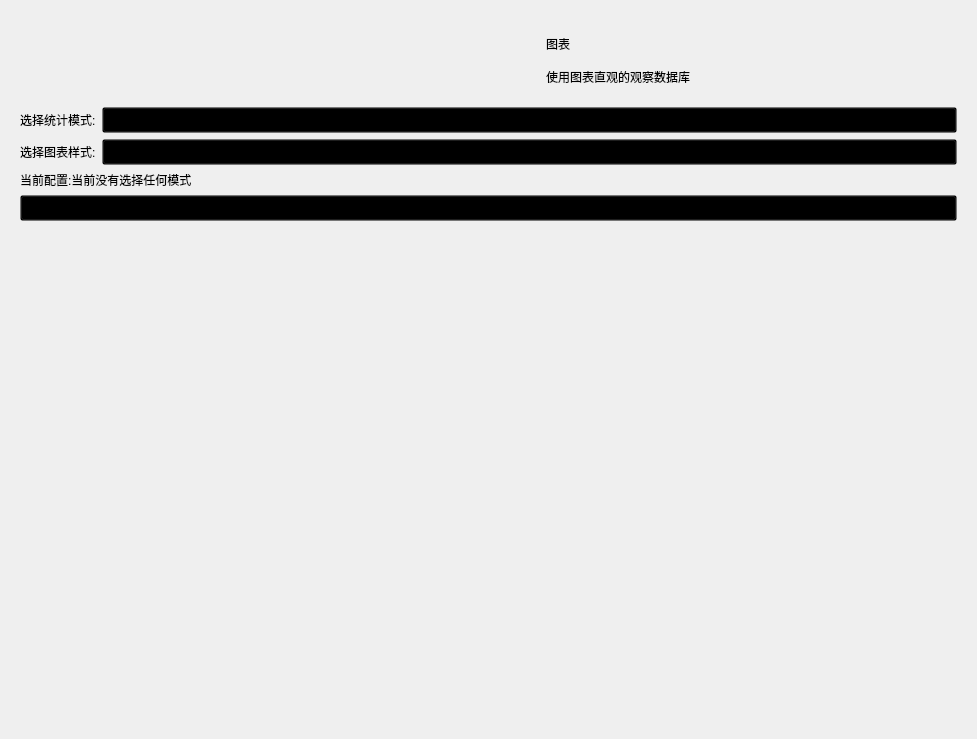
<?xml version="1.0" encoding="UTF-8"?>
<ui version="4.0">
 <class>Form</class>
 <widget class="QWidget" name="Form">
  <property name="geometry">
   <rect>
    <x>0</x>
    <y>0</y>
    <width>977</width>
    <height>739</height>
   </rect>
  </property>
  <property name="windowTitle">
   <string>Form</string>
  </property>
  <layout class="QVBoxLayout" name="verticalLayout">
   <item>
    <widget class="SmoothScrollArea" name="SmoothScrollArea">
     <property name="sizePolicy">
      <sizepolicy hsizetype="Expanding" vsizetype="Expanding">
       <horstretch>0</horstretch>
       <verstretch>0</verstretch>
      </sizepolicy>
     </property>
     <property name="minimumSize">
      <size>
       <width>400</width>
       <height>450</height>
      </size>
     </property>
     <property name="styleSheet">
      <string notr="true">background-color: rgba(0, 0, 0, 0);</string>
     </property>
     <property name="frameShape">
      <enum>QFrame::NoFrame</enum>
     </property>
     <property name="frameShadow">
      <enum>QFrame::Plain</enum>
     </property>
     <property name="widgetResizable">
      <bool>true</bool>
     </property>
     <widget class="QWidget" name="scrollAreaWidgetContents">
      <property name="geometry">
       <rect>
        <x>0</x>
        <y>0</y>
        <width>959</width>
        <height>721</height>
       </rect>
      </property>
      <property name="styleSheet">
       <string notr="true">background-color: rgba(0, 0, 0, 0);</string>
      </property>
      <layout class="QVBoxLayout" name="verticalLayout_2">
       <item>
        <widget class="SimpleCardWidget" name="SimpleCardWidget">
         <property name="styleSheet">
          <string notr="true">background-color: rgba(0, 0, 0, 0);</string>
         </property>
         <layout class="QHBoxLayout" name="horizontalLayout_3">
          <property name="spacing">
           <number>15</number>
          </property>
          <property name="leftMargin">
           <number>15</number>
          </property>
          <property name="topMargin">
           <number>15</number>
          </property>
          <property name="rightMargin">
           <number>15</number>
          </property>
          <property name="bottomMargin">
           <number>15</number>
          </property>
          <item>
           <widget class="IconWidget" name="IconWidget">
            <property name="sizePolicy">
             <sizepolicy hsizetype="Maximum" vsizetype="Maximum">
              <horstretch>0</horstretch>
              <verstretch>0</verstretch>
             </sizepolicy>
            </property>
            <property name="minimumSize">
             <size>
              <width>36</width>
              <height>36</height>
             </size>
            </property>
            <property name="maximumSize">
             <size>
              <width>84</width>
              <height>84</height>
             </size>
            </property>
            <property name="icon">
             <iconset resource="../resource.qrc">
              <normaloff>:/icons/images/icons/chart_bar.svg</normaloff>:/icons/images/icons/chart_bar.svg</iconset>
            </property>
           </widget>
          </item>
          <item>
           <widget class="VerticalSeparator" name="VerticalSeparator"/>
          </item>
          <item>
           <layout class="QVBoxLayout" name="verticalLayout_14">
            <item>
             <widget class="LargeTitleLabel" name="LargeTitleLabel">
              <property name="sizePolicy">
               <sizepolicy hsizetype="Preferred" vsizetype="Fixed">
                <horstretch>0</horstretch>
                <verstretch>0</verstretch>
               </sizepolicy>
              </property>
              <property name="text">
               <string>图表</string>
              </property>
             </widget>
            </item>
            <item>
             <widget class="BodyLabel" name="BodyLabel_7">
              <property name="sizePolicy">
               <sizepolicy hsizetype="Preferred" vsizetype="Fixed">
                <horstretch>0</horstretch>
                <verstretch>0</verstretch>
               </sizepolicy>
              </property>
              <property name="text">
               <string>使用图表直观的观察数据库</string>
              </property>
              <property name="lightColor" stdset="0">
               <color>
                <red>96</red>
                <green>96</green>
                <blue>96</blue>
               </color>
              </property>
             </widget>
            </item>
           </layout>
          </item>
         </layout>
        </widget>
       </item>
       <item>
        <layout class="QHBoxLayout" name="horizontalLayout_2">
         <property name="sizeConstraint">
          <enum>QLayout::SetMinimumSize</enum>
         </property>
         <item>
          <widget class="BodyLabel" name="BodyLabel_2">
           <property name="sizePolicy">
            <sizepolicy hsizetype="Fixed" vsizetype="Fixed">
             <horstretch>0</horstretch>
             <verstretch>0</verstretch>
            </sizepolicy>
           </property>
           <property name="text">
            <string>选择统计模式:</string>
           </property>
          </widget>
         </item>
         <item>
          <widget class="ComboBox" name="ComboBox">
           <property name="toolTip">
            <string>可以选择不同的角度来观察数据,比如查看退货率,售出率等</string>
           </property>
           <property name="text">
            <string>请选择您需要可视化的内容</string>
           </property>
          </widget>
         </item>
        </layout>
       </item>
       <item>
        <layout class="QHBoxLayout" name="horizontalLayout_4">
         <property name="sizeConstraint">
          <enum>QLayout::SetMinimumSize</enum>
         </property>
         <item>
          <widget class="BodyLabel" name="BodyLabel_3">
           <property name="sizePolicy">
            <sizepolicy hsizetype="Fixed" vsizetype="Fixed">
             <horstretch>0</horstretch>
             <verstretch>0</verstretch>
            </sizepolicy>
           </property>
           <property name="text">
            <string>选择图表样式:</string>
           </property>
          </widget>
         </item>
         <item>
          <widget class="ComboBox" name="ComboBox_2">
           <property name="toolTip">
            <string>选择绘制不同类型的图标,比如折线图,直方图等</string>
           </property>
           <property name="text">
            <string>在此处选择您具体需要绘制的样式</string>
           </property>
           <property name="checkable">
            <bool>false</bool>
           </property>
          </widget>
         </item>
        </layout>
       </item>
       <item>
        <widget class="StrongBodyLabel" name="StrongBodyLabel">
         <property name="sizePolicy">
          <sizepolicy hsizetype="Preferred" vsizetype="Fixed">
           <horstretch>0</horstretch>
           <verstretch>0</verstretch>
          </sizepolicy>
         </property>
         <property name="text">
          <string>当前配置:当前没有选择任何模式</string>
         </property>
        </widget>
       </item>
       <item>
        <widget class="PrimaryPushButton" name="PrimaryPushButton">
         <property name="toolTip">
          <string>仅当您点击绘制时才会更新表格</string>
         </property>
         <property name="text">
          <string>绘制图表</string>
         </property>
        </widget>
       </item>
       <item>
        <widget class="FramelessWebEngineView" name="widget_2" native="true">
         <property name="sizePolicy">
          <sizepolicy hsizetype="Expanding" vsizetype="MinimumExpanding">
           <horstretch>0</horstretch>
           <verstretch>0</verstretch>
          </sizepolicy>
         </property>
         <property name="minimumSize">
          <size>
           <width>0</width>
           <height>440</height>
          </size>
         </property>
         <property name="styleSheet">
          <string notr="true"/>
         </property>
        </widget>
       </item>
      </layout>
     </widget>
    </widget>
   </item>
  </layout>
 </widget>
 <customwidgets>
  <customwidget>
   <class>ComboBox</class>
   <extends>QPushButton</extends>
   <header>qfluentwidgets</header>
  </customwidget>
  <customwidget>
   <class>PushButton</class>
   <extends>QPushButton</extends>
   <header>qfluentwidgets</header>
  </customwidget>
  <customwidget>
   <class>PrimaryPushButton</class>
   <extends>PushButton</extends>
   <header>qfluentwidgets</header>
  </customwidget>
  <customwidget>
   <class>IconWidget</class>
   <extends>QWidget</extends>
   <header>qfluentwidgets</header>
  </customwidget>
  <customwidget>
   <class>VerticalSeparator</class>
   <extends>QWidget</extends>
   <header>qfluentwidgets</header>
  </customwidget>
  <customwidget>
   <class>CardWidget</class>
   <extends>QFrame</extends>
   <header>qfluentwidgets</header>
   <container>1</container>
  </customwidget>
  <customwidget>
   <class>SimpleCardWidget</class>
   <extends>CardWidget</extends>
   <header>qfluentwidgets</header>
   <container>1</container>
  </customwidget>
  <customwidget>
   <class>SmoothScrollArea</class>
   <extends>QScrollArea</extends>
   <header>qfluentwidgets</header>
   <container>1</container>
  </customwidget>
  <customwidget>
   <class>BodyLabel</class>
   <extends>QLabel</extends>
   <header>qfluentwidgets</header>
  </customwidget>
  <customwidget>
   <class>StrongBodyLabel</class>
   <extends>QLabel</extends>
   <header>qfluentwidgets</header>
  </customwidget>
  <customwidget>
   <class>LargeTitleLabel</class>
   <extends>QLabel</extends>
   <header>qfluentwidgets</header>
  </customwidget>
  <customwidget>
   <class>FramelessWebEngineView</class>
   <extends>QWidget</extends>
   <header>qframelesswindow.webengine</header>
   <container>1</container>
  </customwidget>
 </customwidgets>
 <resources>
  <include location="../resource.qrc"/>
 </resources>
 <connections/>
</ui>
